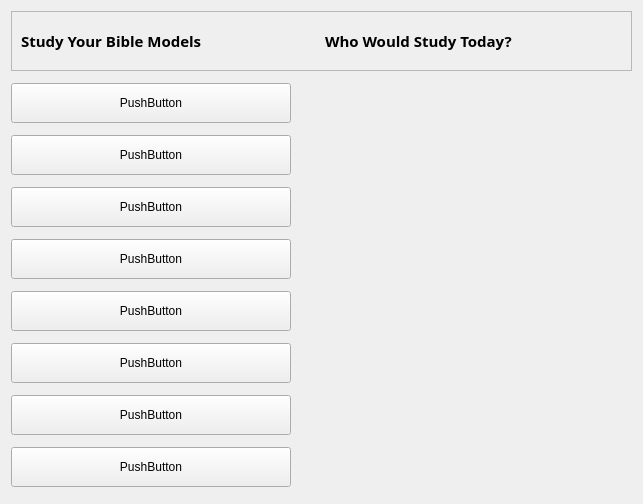
          <widget class="QWidget" name="scrollAreaWidgetContents">
           <property name="geometry">
            <rect>
             <x>0</x>
             <y>0</y>
             <width>643</width>
             <height>504</height>
            </rect>
           </property>
           <layout class="QVBoxLayout" name="verticalLayout_20">
            <item>
             <widget class="QFrame" name="frame_19">
              <property name="minimumSize">
               <size>
                <width>0</width>
                <height>60</height>
               </size>
              </property>
              <property name="maximumSize">
               <size>
                <width>16777215</width>
                <height>60</height>
               </size>
              </property>
              <property name="frameShape">
               <enum>QFrame::Shape::StyledPanel</enum>
              </property>
              <property name="frameShadow">
               <enum>QFrame::Shadow::Raised</enum>
              </property>
              <layout class="QHBoxLayout" name="horizontalLayout_9">
               <item>
                <widget class="QLabel" name="label_3">
                 <property name="minimumSize">
                  <size>
                   <width>261</width>
                   <height>40</height>
                  </size>
                 </property>
                 <property name="maximumSize">
                  <size>
                   <width>16777215</width>
                   <height>40</height>
                  </size>
                 </property>
                 <property name="font">
                  <font>
                   <family>Segoe Script</family>
                   <pointsize>11</pointsize>
                   <bold>true</bold>
                  </font>
                 </property>
                 <property name="text">
                  <string>Study Your Bible Models</string>
                 </property>
                </widget>
               </item>
               <item>
                <widget class="QLabel" name="label_4">
                 <property name="minimumSize">
                  <size>
                   <width>291</width>
                   <height>40</height>
                  </size>
                 </property>
                 <property name="maximumSize">
                  <size>
                   <width>16777215</width>
                   <height>40</height>
                  </size>
                 </property>
                 <property name="font">
                  <font>
                   <family>Segoe Script</family>
                   <pointsize>11</pointsize>
                   <bold>true</bold>
                  </font>
                 </property>
                 <property name="text">
                  <string>Who Would Study Today?</string>
                 </property>
                </widget>
               </item>
              </layout>
             </widget>
            </item>
            <item>
             <layout class="QHBoxLayout" name="horizontalLayout_11">
              <item>
               <layout class="QVBoxLayout" name="verticalLayout_17">
                <item>
                 <widget class="QPushButton" name="pushButton_79">
                  <property name="minimumSize">
                   <size>
                    <width>280</width>
                    <height>40</height>
                   </size>
                  </property>
                  <property name="maximumSize">
                   <size>
                    <width>280</width>
                    <height>40</height>
                   </size>
                  </property>
                  <property name="text">
                   <string>PushButton</string>
                  </property>
                 </widget>
                </item>
                <item>
                 <widget class="QPushButton" name="pushButton_82">
                  <property name="minimumSize">
                   <size>
                    <width>280</width>
                    <height>40</height>
                   </size>
                  </property>
                  <property name="maximumSize">
                   <size>
                    <width>280</width>
                    <height>40</height>
                   </size>
                  </property>
                  <property name="text">
                   <string>PushButton</string>
                  </property>
                 </widget>
                </item>
                <item>
                 <widget class="QPushButton" name="pushButton_86">
                  <property name="minimumSize">
                   <size>
                    <width>280</width>
                    <height>40</height>
                   </size>
                  </property>
                  <property name="maximumSize">
                   <size>
                    <width>280</width>
                    <height>40</height>
                   </size>
                  </property>
                  <property name="text">
                   <string>PushButton</string>
                  </property>
                 </widget>
                </item>
                <item>
                 <widget class="QPushButton" name="pushButton_84">
                  <property name="minimumSize">
                   <size>
                    <width>280</width>
                    <height>40</height>
                   </size>
                  </property>
                  <property name="maximumSize">
                   <size>
                    <width>280</width>
                    <height>40</height>
                   </size>
                  </property>
                  <property name="text">
                   <string>PushButton</string>
                  </property>
                 </widget>
                </item>
                <item>
                 <widget class="QPushButton" name="pushButton_85">
                  <property name="minimumSize">
                   <size>
                    <width>280</width>
                    <height>40</height>
                   </size>
                  </property>
                  <property name="maximumSize">
                   <size>
                    <width>280</width>
                    <height>40</height>
                   </size>
                  </property>
                  <property name="text">
                   <string>PushButton</string>
                  </property>
                 </widget>
                </item>
                <item>
                 <widget class="QPushButton" name="pushButton_83">
                  <property name="minimumSize">
                   <size>
                    <width>280</width>
                    <height>40</height>
                   </size>
                  </property>
                  <property name="maximumSize">
                   <size>
                    <width>280</width>
                    <height>40</height>
                   </size>
                  </property>
                  <property name="text">
                   <string>PushButton</string>
                  </property>
                 </widget>
                </item>
                <item>
                 <widget class="QPushButton" name="pushButton_81">
                  <property name="minimumSize">
                   <size>
                    <width>280</width>
                    <height>40</height>
                   </size>
                  </property>
                  <property name="maximumSize">
                   <size>
                    <width>280</width>
                    <height>40</height>
                   </size>
                  </property>
                  <property name="text">
                   <string>PushButton</string>
                  </property>
                 </widget>
                </item>
                <item>
                 <widget class="QPushButton" name="pushButton_80">
                  <property name="minimumSize">
                   <size>
                    <width>280</width>
                    <height>40</height>
                   </size>
                  </property>
                  <property name="maximumSize">
                   <size>
                    <width>280</width>
                    <height>40</height>
                   </size>
                  </property>
                  <property name="text">
                   <string>PushButton</string>
                  </property>
                 </widget>
                </item>
               </layout>
              </item>
              <item>
               <widget class="QWidget" name="widget" native="true">
                <property name="minimumSize">
                 <size>
                  <width>200</width>
                  <height>0</height>
                 </size>
                </property>
                <layout class="QVBoxLayout" name="verticalLayout_18"/>
               </widget>
              </item>
             </layout>
            </item>
           </layout>
          </widget>
